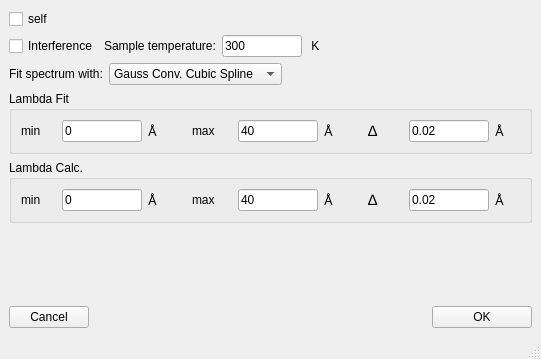
<?xml version="1.0" encoding="UTF-8"?>
<ui version="4.0">
 <class>MainWindow</class>
 <widget class="QMainWindow" name="MainWindow">
  <property name="geometry">
   <rect>
    <x>0</x>
    <y>0</y>
    <width>541</width>
    <height>359</height>
   </rect>
  </property>
  <property name="windowTitle">
   <string>Placzek</string>
  </property>
  <widget class="QWidget" name="centralwidget">
   <layout class="QVBoxLayout" name="verticalLayout">
    <item>
     <widget class="QCheckBox" name="self_checkBox">
      <property name="text">
       <string>self</string>
      </property>
     </widget>
    </item>
    <item>
     <layout class="QHBoxLayout" name="horizontalLayout_2_0">
      <item>
       <widget class="QCheckBox" name="interference_checkBox">
        <property name="text">
         <string>Interference</string>
        </property>
       </widget>
      </item>
      <item>
       <widget class="QLabel" name="label_2_st">
        <property name="text">
         <string>Sample temperature:</string>
        </property>
       </widget>
      </item>
      <item>
       <widget class="QLineEdit" name="sample_temperature">
        <property name="minimumSize">
         <size>
          <width>80</width>
          <height>0</height>
         </size>
        </property>
        <property name="maximumSize">
         <size>
          <width>80</width>
          <height>16777215</height>
         </size>
        </property>
        <property name="text">
         <string>300</string>
        </property>
       </widget>
      </item>
      <item>
       <widget class="QLabel" name="label_unit">
        <property name="text">
         <string> K</string>
        </property>
       </widget>
      </item>
      <item>
       <spacer name="horizontalSpacer_2">
        <property name="orientation">
         <enum>Qt::Horizontal</enum>
        </property>
        <property name="sizeHint" stdset="0">
         <size>
          <width>40</width>
          <height>20</height>
         </size>
        </property>
       </spacer>
      </item>
     </layout>
    </item>
    <item>
     <layout class="QHBoxLayout" name="horizontalLayout_2">
      <item>
       <widget class="QLabel" name="label_2">
        <property name="text">
         <string>Fit spectrum with:</string>
        </property>
       </widget>
      </item>
      <item>
       <widget class="QComboBox" name="fit_spectrum_comboBox">
        <item>
         <property name="text">
          <string>Gauss Conv. Cubic Spline</string>
         </property>
        </item>
       </widget>
      </item>
      <item>
       <spacer name="horizontalSpacer_2">
        <property name="orientation">
         <enum>Qt::Horizontal</enum>
        </property>
        <property name="sizeHint" stdset="0">
         <size>
          <width>40</width>
          <height>20</height>
         </size>
        </property>
       </spacer>
      </item>
     </layout>
    </item>
    <item>
     <widget class="QGroupBox" name="q_range_group_box_3">
      <property name="title">
       <string>Lambda Fit</string>
      </property>
      <layout class="QHBoxLayout" name="horizontalLayout_32">
       <item>
        <widget class="QLabel" name="label_46">
         <property name="minimumSize">
          <size>
           <width>35</width>
           <height>0</height>
          </size>
         </property>
         <property name="maximumSize">
          <size>
           <width>35</width>
           <height>16777215</height>
          </size>
         </property>
         <property name="text">
          <string>min</string>
         </property>
        </widget>
       </item>
       <item>
        <widget class="QLineEdit" name="lambda_fit_min">
         <property name="minimumSize">
          <size>
           <width>80</width>
           <height>0</height>
          </size>
         </property>
         <property name="maximumSize">
          <size>
           <width>80</width>
           <height>16777215</height>
          </size>
         </property>
         <property name="text">
          <string>0</string>
         </property>
        </widget>
       </item>
       <item>
        <widget class="QLabel" name="label_70">
         <property name="minimumSize">
          <size>
           <width>30</width>
           <height>0</height>
          </size>
         </property>
         <property name="text">
          <string>&lt;!DOCTYPE HTML PUBLIC &quot;-//W3C//DTD HTML 4.0//EN&quot; &quot;http://www.w3.org/TR/REC-html40/strict.dtd&quot;&gt;
&lt;html&gt;&lt;head&gt;&lt;meta name=&quot;qrichtext&quot; content=&quot;1&quot; /&gt;&lt;style type=&quot;text/css&quot;&gt;
p, li { white-space: pre-wrap; }
&lt;/style&gt;&lt;/head&gt;&lt;body style=&quot; font-family:'Sans Serif'; font-size:10pt; font-weight:400; font-style:normal;&quot;&gt;
&lt;p style=&quot; margin-top:0px; margin-bottom:0px; margin-left:0px; margin-right:0px; -qt-block-indent:0; text-indent:0px;&quot;&gt;Å&lt;/p&gt;&lt;/body&gt;&lt;/html&gt;</string>
         </property>
        </widget>
       </item>
       <item>
        <spacer name="horizontalSpacer_5">
         <property name="orientation">
          <enum>Qt::Horizontal</enum>
         </property>
         <property name="sizeHint" stdset="0">
          <size>
           <width>40</width>
           <height>20</height>
          </size>
         </property>
        </spacer>
       </item>
       <item>
        <widget class="QLabel" name="label_47">
         <property name="minimumSize">
          <size>
           <width>40</width>
           <height>0</height>
          </size>
         </property>
         <property name="maximumSize">
          <size>
           <width>40</width>
           <height>16777215</height>
          </size>
         </property>
         <property name="text">
          <string>max</string>
         </property>
        </widget>
       </item>
       <item>
        <widget class="QLineEdit" name="lambda_fit_max">
         <property name="minimumSize">
          <size>
           <width>80</width>
           <height>0</height>
          </size>
         </property>
         <property name="maximumSize">
          <size>
           <width>80</width>
           <height>16777215</height>
          </size>
         </property>
         <property name="text">
          <string>40</string>
         </property>
        </widget>
       </item>
       <item>
        <widget class="QLabel" name="label_73">
         <property name="minimumSize">
          <size>
           <width>30</width>
           <height>0</height>
          </size>
         </property>
         <property name="text">
          <string>&lt;!DOCTYPE HTML PUBLIC &quot;-//W3C//DTD HTML 4.0//EN&quot; &quot;http://www.w3.org/TR/REC-html40/strict.dtd&quot;&gt;
&lt;html&gt;&lt;head&gt;&lt;meta name=&quot;qrichtext&quot; content=&quot;1&quot; /&gt;&lt;style type=&quot;text/css&quot;&gt;
p, li { white-space: pre-wrap; }
&lt;/style&gt;&lt;/head&gt;&lt;body style=&quot; font-family:'Sans Serif'; font-size:10pt; font-weight:400; font-style:normal;&quot;&gt;
&lt;p style=&quot; margin-top:0px; margin-bottom:0px; margin-left:0px; margin-right:0px; -qt-block-indent:0; text-indent:0px;&quot;&gt;Å&lt;/p&gt;&lt;/body&gt;&lt;/html&gt;</string>
         </property>
        </widget>
       </item>
       <item>
        <spacer name="horizontalSpacer_4">
         <property name="orientation">
          <enum>Qt::Horizontal</enum>
         </property>
         <property name="sizeHint" stdset="0">
          <size>
           <width>40</width>
           <height>20</height>
          </size>
         </property>
        </spacer>
       </item>
       <item>
        <widget class="QLabel" name="label_74">
         <property name="minimumSize">
          <size>
           <width>35</width>
           <height>0</height>
          </size>
         </property>
         <property name="maximumSize">
          <size>
           <width>35</width>
           <height>16777215</height>
          </size>
         </property>
         <property name="text">
          <string>&lt;html&gt;&lt;head/&gt;&lt;body&gt;&lt;p&gt;&lt;span style=&quot; font-size:11pt;&quot;&gt;∆&lt;/span&gt;&lt;/p&gt;&lt;/body&gt;&lt;/html&gt;</string>
         </property>
         <property name="textFormat">
          <enum>Qt::RichText</enum>
         </property>
        </widget>
       </item>
       <item>
        <widget class="QLineEdit" name="lambda_fit_delta">
         <property name="minimumSize">
          <size>
           <width>80</width>
           <height>0</height>
          </size>
         </property>
         <property name="maximumSize">
          <size>
           <width>80</width>
           <height>16777215</height>
          </size>
         </property>
         <property name="text">
          <string>0.02</string>
         </property>
        </widget>
       </item>
       <item>
        <widget class="QLabel" name="label_79">
         <property name="minimumSize">
          <size>
           <width>25</width>
           <height>0</height>
          </size>
         </property>
         <property name="text">
          <string>&lt;!DOCTYPE HTML PUBLIC &quot;-//W3C//DTD HTML 4.0//EN&quot; &quot;http://www.w3.org/TR/REC-html40/strict.dtd&quot;&gt;
&lt;html&gt;&lt;head&gt;&lt;meta name=&quot;qrichtext&quot; content=&quot;1&quot; /&gt;&lt;style type=&quot;text/css&quot;&gt;
p, li { white-space: pre-wrap; }
&lt;/style&gt;&lt;/head&gt;&lt;body style=&quot; font-family:'Sans Serif'; font-size:10pt; font-weight:400; font-style:normal;&quot;&gt;
&lt;p style=&quot; margin-top:0px; margin-bottom:0px; margin-left:0px; margin-right:0px; -qt-block-indent:0; text-indent:0px;&quot;&gt;Å&lt;/p&gt;&lt;/body&gt;&lt;/html&gt;</string>
         </property>
        </widget>
       </item>
      </layout>
     </widget>
    </item>
    <item>
     <widget class="QGroupBox" name="q_range_group_box_4">
      <property name="title">
       <string>Lambda Calc.</string>
      </property>
      <layout class="QHBoxLayout" name="horizontalLayout_33">
       <item>
        <widget class="QLabel" name="label_48">
         <property name="minimumSize">
          <size>
           <width>35</width>
           <height>0</height>
          </size>
         </property>
         <property name="maximumSize">
          <size>
           <width>35</width>
           <height>16777215</height>
          </size>
         </property>
         <property name="text">
          <string>min</string>
         </property>
        </widget>
       </item>
       <item>
        <widget class="QLineEdit" name="lambda_calc_min">
         <property name="minimumSize">
          <size>
           <width>80</width>
           <height>0</height>
          </size>
         </property>
         <property name="maximumSize">
          <size>
           <width>80</width>
           <height>16777215</height>
          </size>
         </property>
         <property name="text">
          <string>0</string>
         </property>
        </widget>
       </item>
       <item>
        <widget class="QLabel" name="label_71">
         <property name="minimumSize">
          <size>
           <width>30</width>
           <height>0</height>
          </size>
         </property>
         <property name="text">
          <string>&lt;!DOCTYPE HTML PUBLIC &quot;-//W3C//DTD HTML 4.0//EN&quot; &quot;http://www.w3.org/TR/REC-html40/strict.dtd&quot;&gt;
&lt;html&gt;&lt;head&gt;&lt;meta name=&quot;qrichtext&quot; content=&quot;1&quot; /&gt;&lt;style type=&quot;text/css&quot;&gt;
p, li { white-space: pre-wrap; }
&lt;/style&gt;&lt;/head&gt;&lt;body style=&quot; font-family:'Sans Serif'; font-size:10pt; font-weight:400; font-style:normal;&quot;&gt;
&lt;p style=&quot; margin-top:0px; margin-bottom:0px; margin-left:0px; margin-right:0px; -qt-block-indent:0; text-indent:0px;&quot;&gt;Å&lt;/p&gt;&lt;/body&gt;&lt;/html&gt;</string>
         </property>
        </widget>
       </item>
       <item>
        <spacer name="horizontalSpacer_6">
         <property name="orientation">
          <enum>Qt::Horizontal</enum>
         </property>
         <property name="sizeHint" stdset="0">
          <size>
           <width>40</width>
           <height>20</height>
          </size>
         </property>
        </spacer>
       </item>
       <item>
        <widget class="QLabel" name="label_49">
         <property name="minimumSize">
          <size>
           <width>40</width>
           <height>0</height>
          </size>
         </property>
         <property name="maximumSize">
          <size>
           <width>40</width>
           <height>16777215</height>
          </size>
         </property>
         <property name="text">
          <string>max</string>
         </property>
        </widget>
       </item>
       <item>
        <widget class="QLineEdit" name="lambda_calc_max">
         <property name="minimumSize">
          <size>
           <width>80</width>
           <height>0</height>
          </size>
         </property>
         <property name="maximumSize">
          <size>
           <width>80</width>
           <height>16777215</height>
          </size>
         </property>
         <property name="text">
          <string>40</string>
         </property>
        </widget>
       </item>
       <item>
        <widget class="QLabel" name="label_75">
         <property name="minimumSize">
          <size>
           <width>30</width>
           <height>0</height>
          </size>
         </property>
         <property name="text">
          <string>&lt;!DOCTYPE HTML PUBLIC &quot;-//W3C//DTD HTML 4.0//EN&quot; &quot;http://www.w3.org/TR/REC-html40/strict.dtd&quot;&gt;
&lt;html&gt;&lt;head&gt;&lt;meta name=&quot;qrichtext&quot; content=&quot;1&quot; /&gt;&lt;style type=&quot;text/css&quot;&gt;
p, li { white-space: pre-wrap; }
&lt;/style&gt;&lt;/head&gt;&lt;body style=&quot; font-family:'Sans Serif'; font-size:10pt; font-weight:400; font-style:normal;&quot;&gt;
&lt;p style=&quot; margin-top:0px; margin-bottom:0px; margin-left:0px; margin-right:0px; -qt-block-indent:0; text-indent:0px;&quot;&gt;Å&lt;/p&gt;&lt;/body&gt;&lt;/html&gt;</string>
         </property>
        </widget>
       </item>
       <item>
        <spacer name="horizontalSpacer_7">
         <property name="orientation">
          <enum>Qt::Horizontal</enum>
         </property>
         <property name="sizeHint" stdset="0">
          <size>
           <width>40</width>
           <height>20</height>
          </size>
         </property>
        </spacer>
       </item>
       <item>
        <widget class="QLabel" name="label_76">
         <property name="minimumSize">
          <size>
           <width>35</width>
           <height>0</height>
          </size>
         </property>
         <property name="maximumSize">
          <size>
           <width>35</width>
           <height>16777215</height>
          </size>
         </property>
         <property name="text">
          <string>&lt;html&gt;&lt;head/&gt;&lt;body&gt;&lt;p&gt;&lt;span style=&quot; font-size:11pt;&quot;&gt;∆&lt;/span&gt;&lt;/p&gt;&lt;/body&gt;&lt;/html&gt;</string>
         </property>
         <property name="textFormat">
          <enum>Qt::RichText</enum>
         </property>
        </widget>
       </item>
       <item>
        <widget class="QLineEdit" name="lambda_calc_delta">
         <property name="minimumSize">
          <size>
           <width>80</width>
           <height>0</height>
          </size>
         </property>
         <property name="maximumSize">
          <size>
           <width>80</width>
           <height>16777215</height>
          </size>
         </property>
         <property name="text">
          <string>0.02</string>
         </property>
        </widget>
       </item>
       <item>
        <widget class="QLabel" name="label_80">
         <property name="minimumSize">
          <size>
           <width>25</width>
           <height>0</height>
          </size>
         </property>
         <property name="text">
          <string>&lt;!DOCTYPE HTML PUBLIC &quot;-//W3C//DTD HTML 4.0//EN&quot; &quot;http://www.w3.org/TR/REC-html40/strict.dtd&quot;&gt;
&lt;html&gt;&lt;head&gt;&lt;meta name=&quot;qrichtext&quot; content=&quot;1&quot; /&gt;&lt;style type=&quot;text/css&quot;&gt;
p, li { white-space: pre-wrap; }
&lt;/style&gt;&lt;/head&gt;&lt;body style=&quot; font-family:'Sans Serif'; font-size:10pt; font-weight:400; font-style:normal;&quot;&gt;
&lt;p style=&quot; margin-top:0px; margin-bottom:0px; margin-left:0px; margin-right:0px; -qt-block-indent:0; text-indent:0px;&quot;&gt;Å&lt;/p&gt;&lt;/body&gt;&lt;/html&gt;</string>
         </property>
        </widget>
       </item>
      </layout>
     </widget>
    </item>
    <item>
     <spacer name="verticalSpacer">
      <property name="orientation">
       <enum>Qt::Vertical</enum>
      </property>
      <property name="sizeHint" stdset="0">
       <size>
        <width>20</width>
        <height>40</height>
       </size>
      </property>
     </spacer>
    </item>
    <item>
     <layout class="QHBoxLayout" name="horizontalLayout_3">
      <item>
       <widget class="QPushButton" name="pushButton_2">
        <property name="minimumSize">
         <size>
          <width>80</width>
          <height>0</height>
         </size>
        </property>
        <property name="maximumSize">
         <size>
          <width>80</width>
          <height>16777215</height>
         </size>
        </property>
        <property name="text">
         <string>Cancel</string>
        </property>
       </widget>
      </item>
      <item>
       <spacer name="horizontalSpacer_3">
        <property name="orientation">
         <enum>Qt::Horizontal</enum>
        </property>
        <property name="sizeHint" stdset="0">
         <size>
          <width>40</width>
          <height>20</height>
         </size>
        </property>
       </spacer>
      </item>
      <item>
       <widget class="QPushButton" name="pushButton">
        <property name="minimumSize">
         <size>
          <width>100</width>
          <height>0</height>
         </size>
        </property>
        <property name="maximumSize">
         <size>
          <width>100</width>
          <height>16777215</height>
         </size>
        </property>
        <property name="text">
         <string>OK</string>
        </property>
       </widget>
      </item>
     </layout>
    </item>
   </layout>
  </widget>
  <widget class="QMenuBar" name="menubar">
   <property name="geometry">
    <rect>
     <x>0</x>
     <y>0</y>
     <width>541</width>
     <height>20</height>
    </rect>
   </property>
  </widget>
  <widget class="QStatusBar" name="statusbar"/>
 </widget>
 <resources/>
 <connections>
  <connection>
   <sender>pushButton</sender>
   <signal>clicked()</signal>
   <receiver>MainWindow</receiver>
   <slot>ok_pressed()</slot>
   <hints>
    <hint type="sourcelabel">
     <x>467</x>
     <y>313</y>
    </hint>
    <hint type="destinationlabel">
     <x>374</x>
     <y>310</y>
    </hint>
   </hints>
  </connection>
  <connection>
   <sender>pushButton_2</sender>
   <signal>clicked()</signal>
   <receiver>MainWindow</receiver>
   <slot>cancel_pressed()</slot>
   <hints>
    <hint type="sourcelabel">
     <x>77</x>
     <y>316</y>
    </hint>
    <hint type="destinationlabel">
     <x>170</x>
     <y>313</y>
    </hint>
   </hints>
  </connection>
 </connections>
 <slots>
  <slot>ok_pressed()</slot>
  <slot>cancel_pressed()</slot>
 </slots>
</ui>
